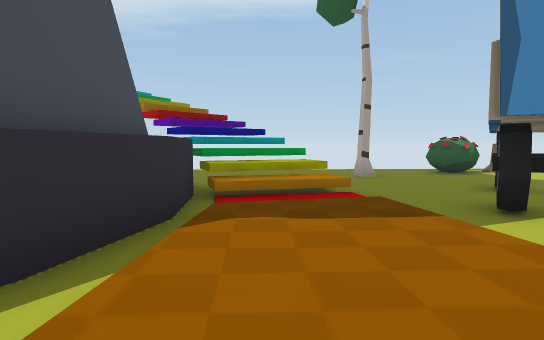
View 1 (above)

23 first-person views from a walk through a 3-D level made in the Unity game engine. The camera is 1.5 m above the floor, tilts 4° down and sees 75° across. The floor is counted in squares, 2 m on a side. Each view is taken from the middle of a square. On the plan, view 1 faces up. The plan holds only what a view shows up to about 11 squares ahead; the rest is blank. The place goes on beyond the plan. The player is left out.

View 2
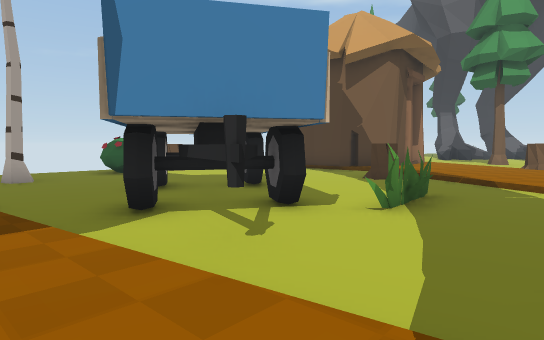

View 3
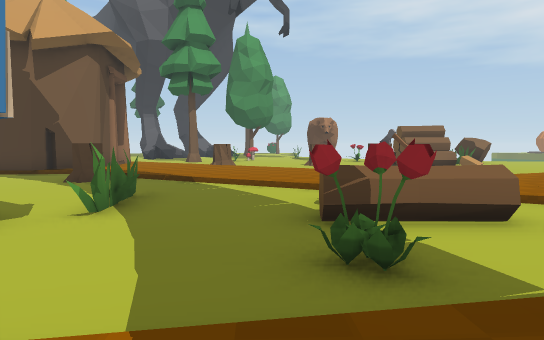

View 4
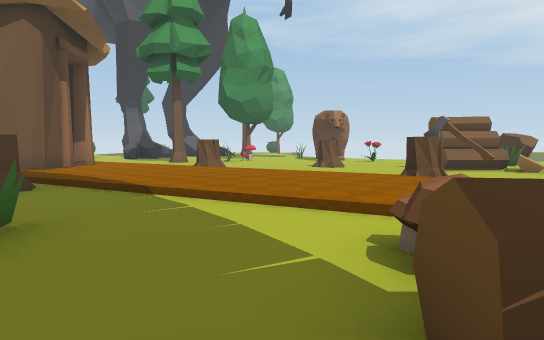

View 5
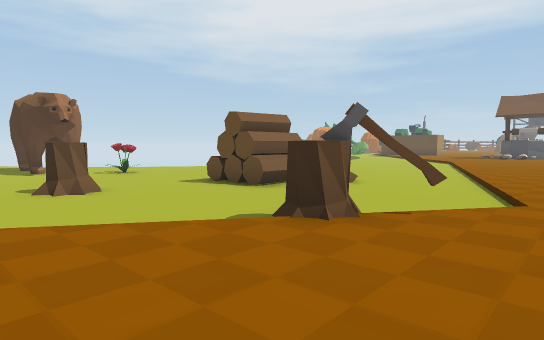

View 6
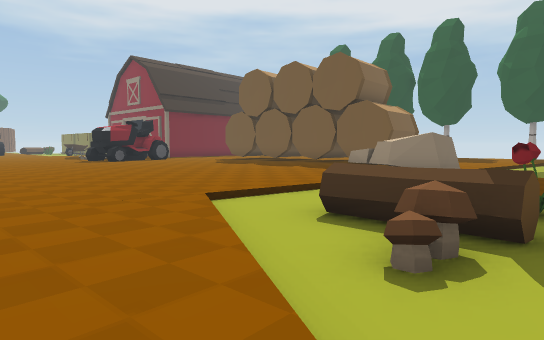

View 7
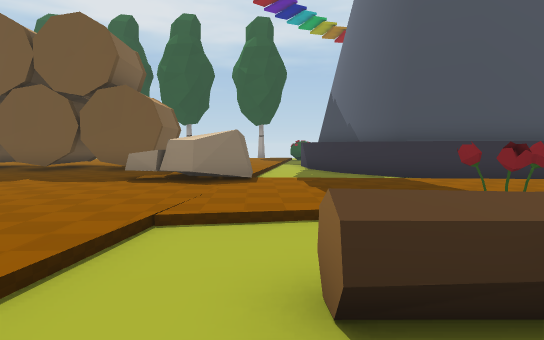

View 8
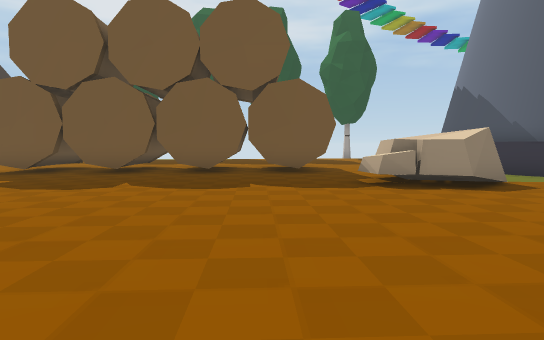

View 9
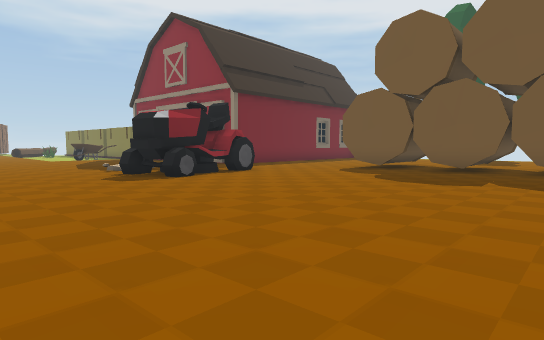

View 10
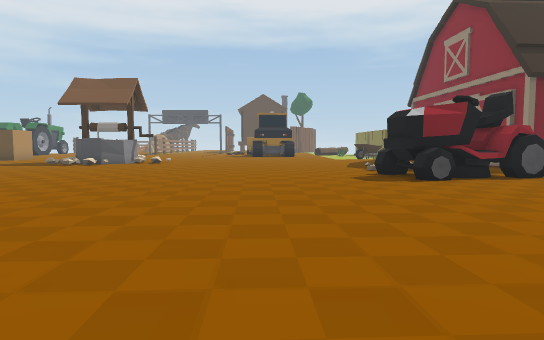

View 11
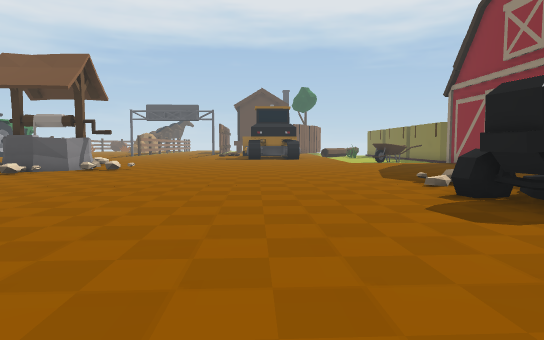

View 12
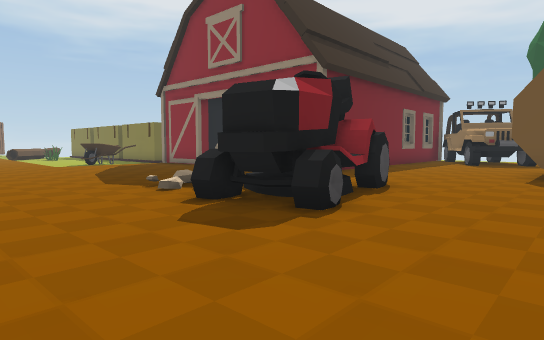

View 13
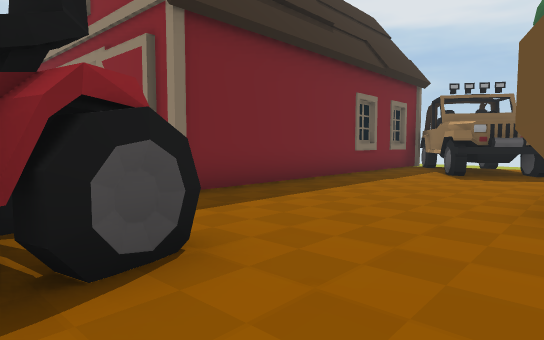

View 14
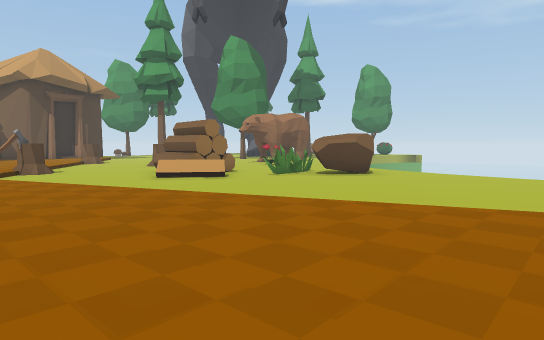

View 15
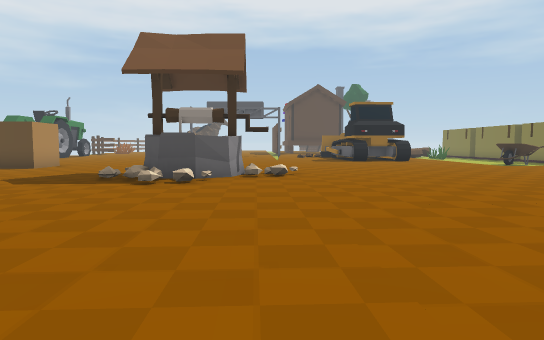

View 16
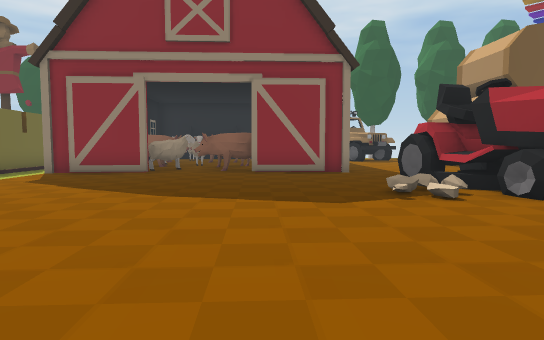

View 17
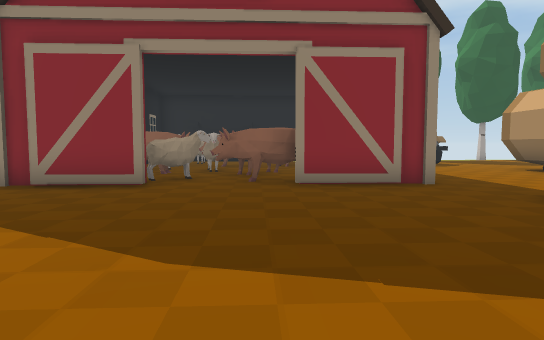

View 18
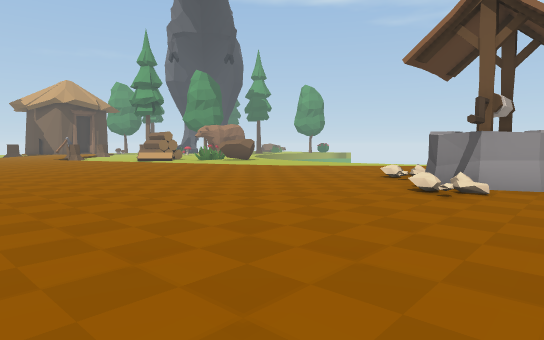

View 19
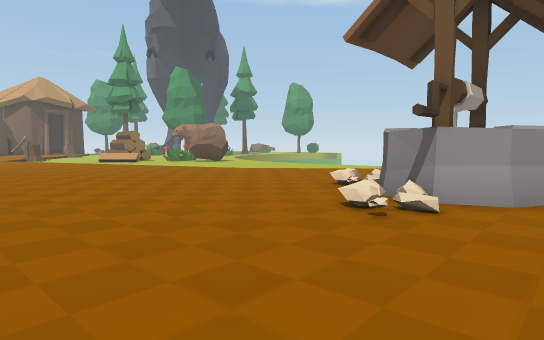

View 20
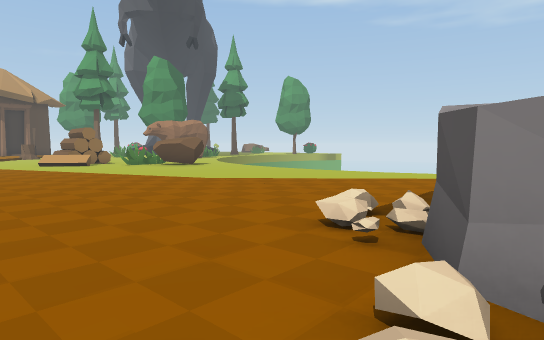

View 21
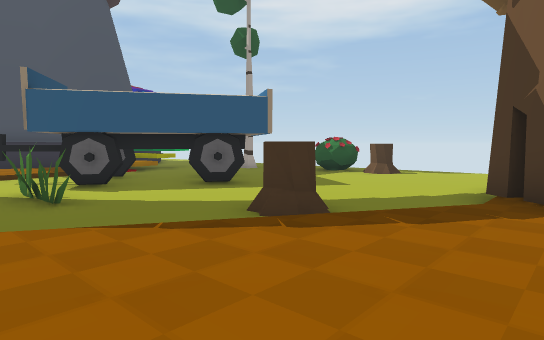

View 22
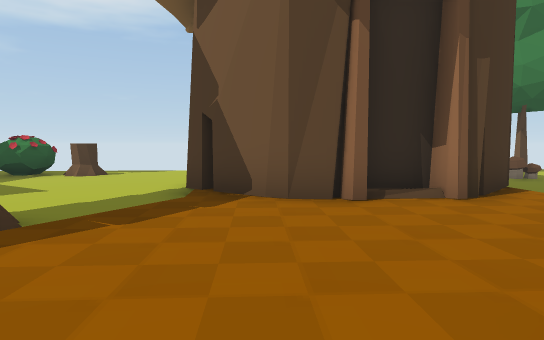

View 23
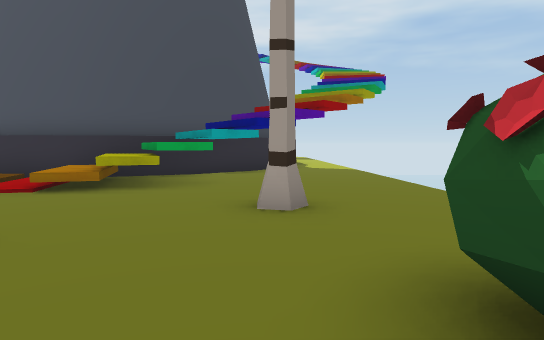

### Floor plan
Key: @ floor where view 1 was taken; # wall or solid block; x gap in a wall; . main floor; - floor 0.25 m lower than the main floor; / step, stairs or slope; = window, fence, low wall or low ledge; ^ raised ledge; v drop or lower ground; O other object.
Columns run from 10 left of view 1 to 16 right of it. Each row starts with its distance up from view 1.
 13         vvvvv
 12       --------- O O--
 11       ---------OOOO---
 10       #------O--------
  9       ##--/-----------
  8        ##///----------#
  7        ##///---# -----#####
  6         #=//---##-----.##/#
  5         #-//-#-#----O/.....
  4         #/../###----O...../
  3         #/../#------/..../
  2         #/../---##--.....O
  1        # /...------/..../
  0      ### /@..------..../
 -1      #-- /.../x^O-/..../---
 -2       -- /.../-^-/..../---O
 -3       -- ..../---/...OO----
 -4         ##..//--/...O/-----
 -5        .##........../----##
 -6       ...^........../----##
 -7       #............ .---=##
 -8       #............ ./---=-
 -9       #............ ..-----
-10       #............ ../----
-11     ###............ ../----
-12     ###................----
-13      ##................/---
-14      ##.................---
-15     ###................./--
-16  O....................../--
-17 ##........#^##...........--
-18 #O........####.........../-
-19 #.........##O............./
-20 OOOOOOOOO..................
-21  O  OO  #..................
-22         O..............O...
-23       ###..............##..
-24        ##............O###..
-25        ##.............##
-26        #O.............

Where each view was taken, in squares from view 1:
view 1: 0 up, 0 right, facing up
view 2: 0 up, 1 right, facing up-right
view 3: 0 up, 1 right, facing right
view 4: 0 up, 4 right, facing right
view 5: 0 up, 9 right, facing down-right
view 6: 0 up, 9 right, facing down-left
view 7: 3 down, 7 right, facing left
view 8: 8 down, 6 right, facing left
view 9: 9 down, 7 right, facing down-left
view 10: 9 down, 6 right, facing down
view 11: 13 down, 6 right, facing down
view 12: 14 down, 6 right, facing down-left
view 13: 15 down, 1 right, facing down-left
view 14: 16 down, 9 right, facing up-right
view 15: 15 down, 11 right, facing down
view 16: 22 down, 8 right, facing left
view 17: 23 down, 5 right, facing left
view 18: 26 down, 5 right, facing up-right
view 19: 26 down, 7 right, facing up-right
view 20: 24 down, 10 right, facing up-right
view 21: 1 up, 13 right, facing up-left
view 22: 1 up, 13 right, facing up
view 23: 10 up, 7 right, facing left
